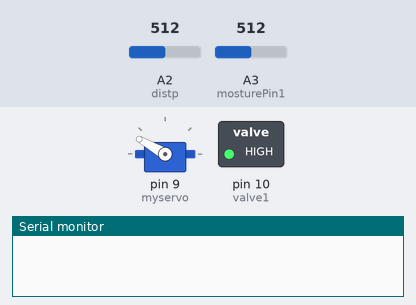
Simulated run of this sketch. Board: Arduino Uno, built with avr-gcc and run on an emulated ATmega328P. On the bench: servo, switched loads named in the sketch (green lamp = pin HIGH), the last lines printed to the serial monitor. Inputs (shaded band) come from the test bench; at power-on: A2 (distp) = 512, A3 (mosturePin1) = 512.

Above: at 0.1 s.
At 1.7 s:
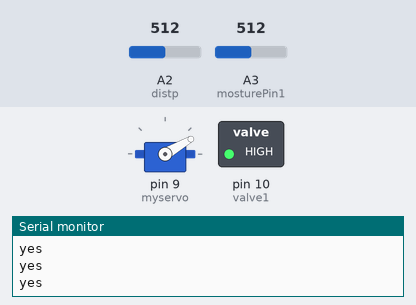
1.8 s: A2 (distp) set to 492
At 3.0 s:
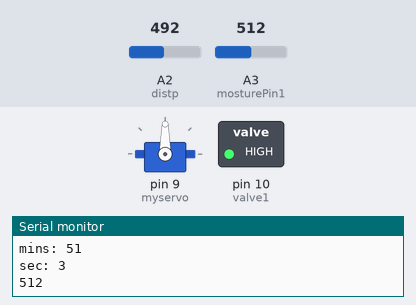
Timing chart, 0 to 4.8 s (numbered marks = the images above; inputs shaded):
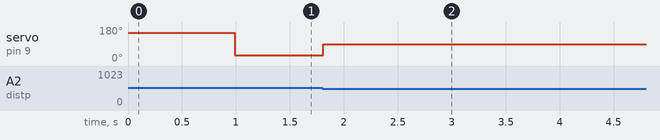

Measured:
- the behaviour switches between 501 and 500 on A2 (distp) (found by bisection; images 1 and 2)
- after the input at 1.8 s, servo on pin 9 (myservo): 30° → 90° at once

The sketch:

Charlie_feeder_2022_.ino
```cpp
#include <Servo.h>

Servo myservo;
int hourscounter = 14;
int minutescounter = 51;
int secondscounter = 0;

int mosturePin1 = A3;
int sensorState1 = 0;

int valve1 = 10;
int valvedelay = 2000;

int distp = A2;
int dist = 0;


void setup() {
  // put your setup code here, to run once:
Serial.begin(9600);

pinMode(mosturePin1, INPUT);
pinMode(distp,INPUT);
pinMode(valve1, OUTPUT);
digitalWrite(valve1, HIGH);
myservo.attach(9);
givefood();
}

void loop() {
  // put your main code here, to run repeatedly:
sensorState1 = analogRead(mosturePin1);
delay (1000);
secondscounter++;
clockk();
Serial.print("hours: ");
Serial.println(hourscounter);
Serial.print("mins: ");
Serial.println(minutescounter);
Serial.print("sec: ");
Serial.println(secondscounter);
Serial.println(sensorState1);


}

void clockk(){
  if (secondscounter == 60){
  minutescounter++;

 //water();
  secondscounter = 0;
} if (minutescounter == 59){
  hourscounter++;
  minutescounter = 0;
  food();
} if (hourscounter == 24){
  hourscounter = 0;
  minutescounter = 15; //////////////////////////////////
  secondscounter = 0;


}
}
void water(){
  if (sensorState1 > 700){
    digitalWrite(valve1, LOW);
    while(sensorState1 > 600){
  sensorState1 = analogRead(mosturePin1);
  Serial.println(sensorState1);
}
 digitalWrite(valve1, HIGH);
  }
    secondscounter = secondscounter + valvedelay;
    digitalWrite(valve1, HIGH);
}
void food(){
  if (hourscounter == 7){
    givefood();

  }if (hourscounter == 13){
    givefood();

  }if (hourscounter == 19){
    givefood();

  }if (hourscounter == 21){
    givefood();

  }
}
void givefood(){
  myservo.attach(9);
  myservo.write(150);
delay(990);
dist = analogRead(distp);
while(dist > 500){
  dist = analogRead(distp);
  Serial.println("yes");
  myservo.write(30);
}
myservo.write(90);
secondscounter = secondscounter + 2;
}
```
